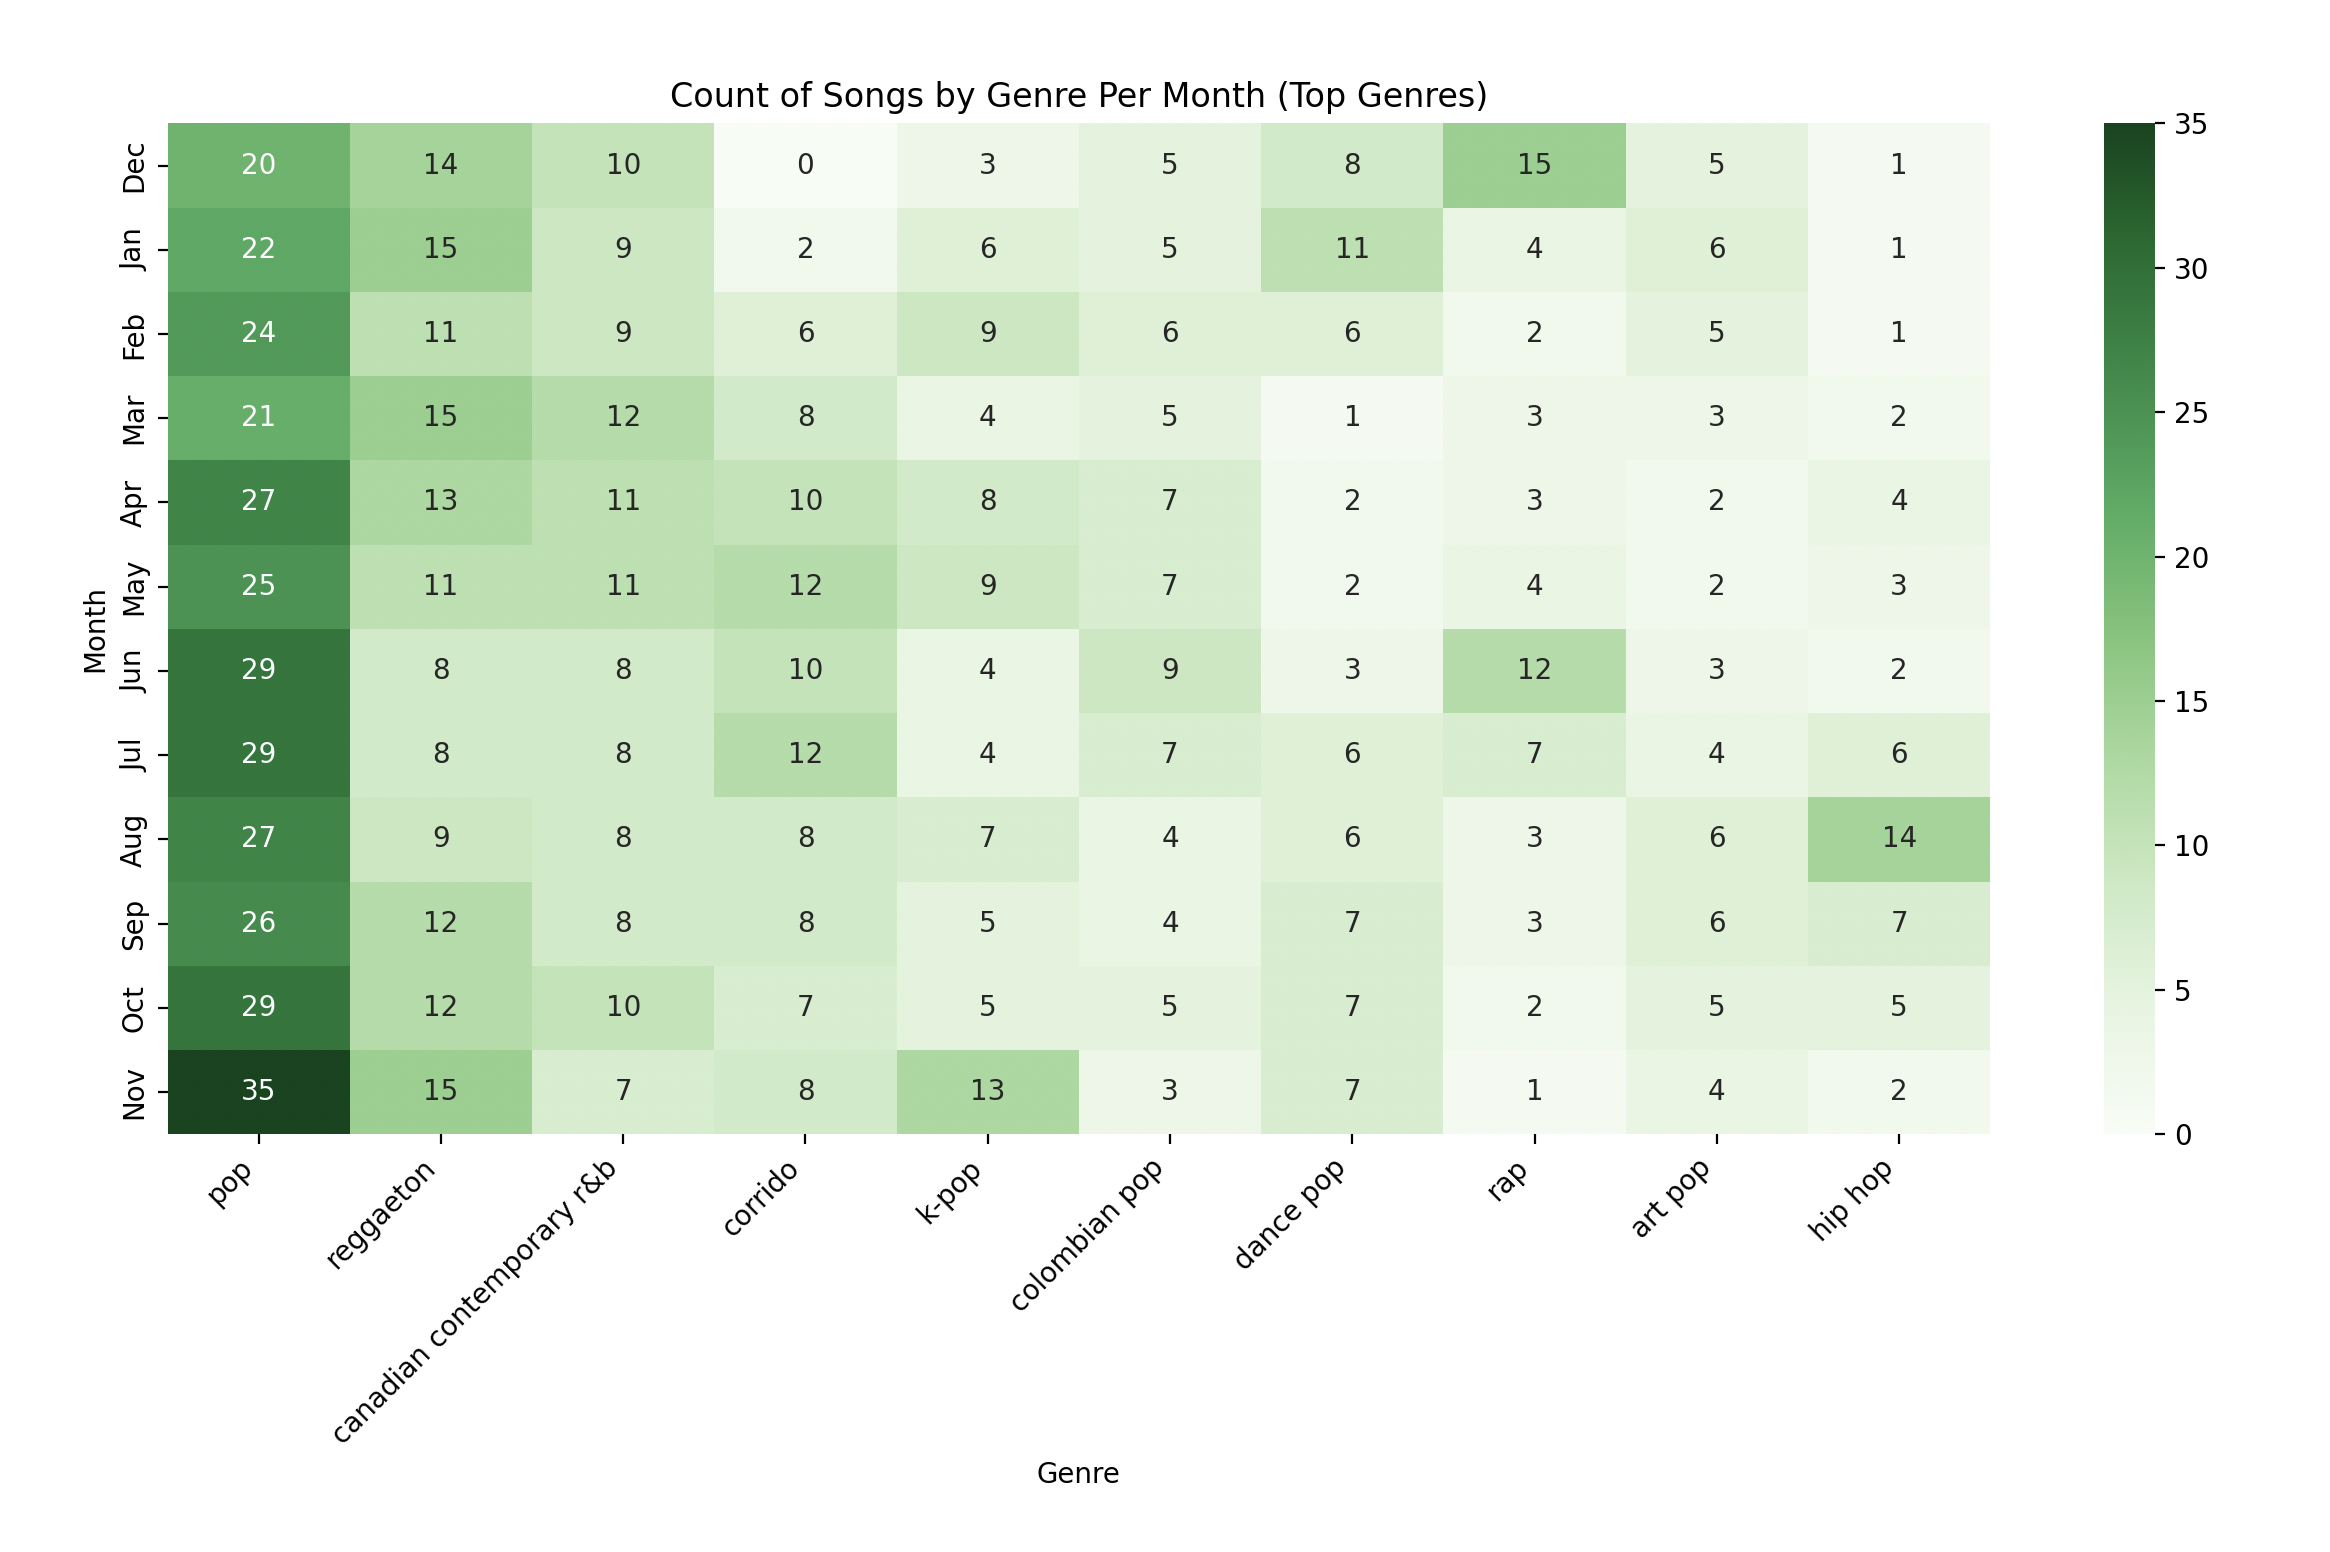

The script that drew this image:
import pandas as pd
import seaborn as sns
import matplotlib.pyplot as plt
import os

# Mapping full month names to abbreviations
month_map = {
    "december": "Dec", "january": "Jan", "february": "Feb", "march": "Mar",
    "april": "Apr", "may": "May", "june": "Jun", "july": "Jul",
    "august": "Aug", "september": "Sep", "october": "Oct", "november": "Nov"
}

# List of file names for each month in correct order
file_names = ["december-22.csv", "january-23.csv", "february-23.csv", "march-23.csv",
              "april-23.csv", "may-23.csv", "june-23.csv", "july-23.csv",
              "august-23.csv", "september-23.csv", "october-23.csv", "november-23.csv"]

# Base path where the files are located (adjust as needed)
base_path = "updatedCharts"

# Initialize a list to store DataFrames
dfs = []

# Loop through each file and append DataFrame to the list
for file_name in file_names:
    file_path = os.path.join(base_path, file_name)
    monthly_data = pd.read_csv(file_path)
    month_name = file_name.split("-")[0]  # Extract month from file name
    monthly_data["Month"] = month_map[month_name.lower()]  # Map to abbreviated month name
    dfs.append(monthly_data)

# Consolidate all DataFrames in the list into a single DataFrame
consolidated_data = pd.concat(dfs, ignore_index=True)

# Group by month and genre, then count the occurrences
grouped_data = consolidated_data.groupby(['Month', 'artist_genre']).size().reset_index(name='song_count')

# Pivot the data for heatmap, converting values to integers
pivot_data = grouped_data.pivot_table(index="Month", columns="artist_genre", values="song_count", fill_value=0, aggfunc='sum')

# Ensure all values in the pivot table are integers
pivot_data = pivot_data.astype(int)

# Filter for top N genres
top_genres = consolidated_data['artist_genre'].value_counts().head(10).index  # Adjust the number as needed
pivot_data = pivot_data[top_genres]

# Ensure the months are in the correct order
pivot_data = pivot_data.reindex(["Dec", "Jan", "Feb", "Mar", "Apr", "May", "Jun", "Jul", "Aug", "Sep", "Oct", "Nov"])

# Creating the heatmap with adjusted size
plt.figure(figsize=(35, 30))  # Adjust the size as needed
sns.heatmap(pivot_data, annot=True, cmap="Greens", fmt="d")
plt.title("Count of Songs by Genre Per Month (Top Genres)")
plt.xlabel("Genre")
plt.ylabel("Month")

plt.xticks(rotation=45, ha='right')
#plt.tight_layout()
plt.show()
